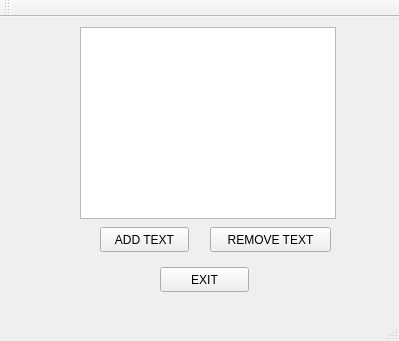
<?xml version="1.0" encoding="UTF-8"?>
<ui version="4.0">
 <class>MainWindow</class>
 <widget class="QMainWindow" name="MainWindow">
  <property name="geometry">
   <rect>
    <x>0</x>
    <y>0</y>
    <width>399</width>
    <height>341</height>
   </rect>
  </property>
  <property name="windowTitle">
   <string>MainWindow</string>
  </property>
  <widget class="QWidget" name="centralWidget">
   <widget class="QPushButton" name="btn_add_text">
    <property name="geometry">
     <rect>
      <x>100</x>
      <y>210</y>
      <width>89</width>
      <height>25</height>
     </rect>
    </property>
    <property name="text">
     <string>ADD TEXT</string>
    </property>
   </widget>
   <widget class="QTextBrowser" name="tb_text">
    <property name="geometry">
     <rect>
      <x>80</x>
      <y>10</y>
      <width>256</width>
      <height>192</height>
     </rect>
    </property>
   </widget>
   <widget class="QPushButton" name="btn_remove">
    <property name="geometry">
     <rect>
      <x>210</x>
      <y>210</y>
      <width>121</width>
      <height>25</height>
     </rect>
    </property>
    <property name="text">
     <string>REMOVE TEXT</string>
    </property>
   </widget>
   <widget class="QPushButton" name="btn_exit">
    <property name="geometry">
     <rect>
      <x>160</x>
      <y>250</y>
      <width>89</width>
      <height>25</height>
     </rect>
    </property>
    <property name="text">
     <string>EXIT</string>
    </property>
   </widget>
  </widget>
  <widget class="QMenuBar" name="menuBar">
   <property name="geometry">
    <rect>
     <x>0</x>
     <y>0</y>
     <width>399</width>
     <height>22</height>
    </rect>
   </property>
  </widget>
  <widget class="QToolBar" name="mainToolBar">
   <attribute name="toolBarArea">
    <enum>TopToolBarArea</enum>
   </attribute>
   <attribute name="toolBarBreak">
    <bool>false</bool>
   </attribute>
  </widget>
  <widget class="QStatusBar" name="statusBar"/>
 </widget>
 <layoutdefault spacing="6" margin="11"/>
 <resources/>
 <connections/>
</ui>
